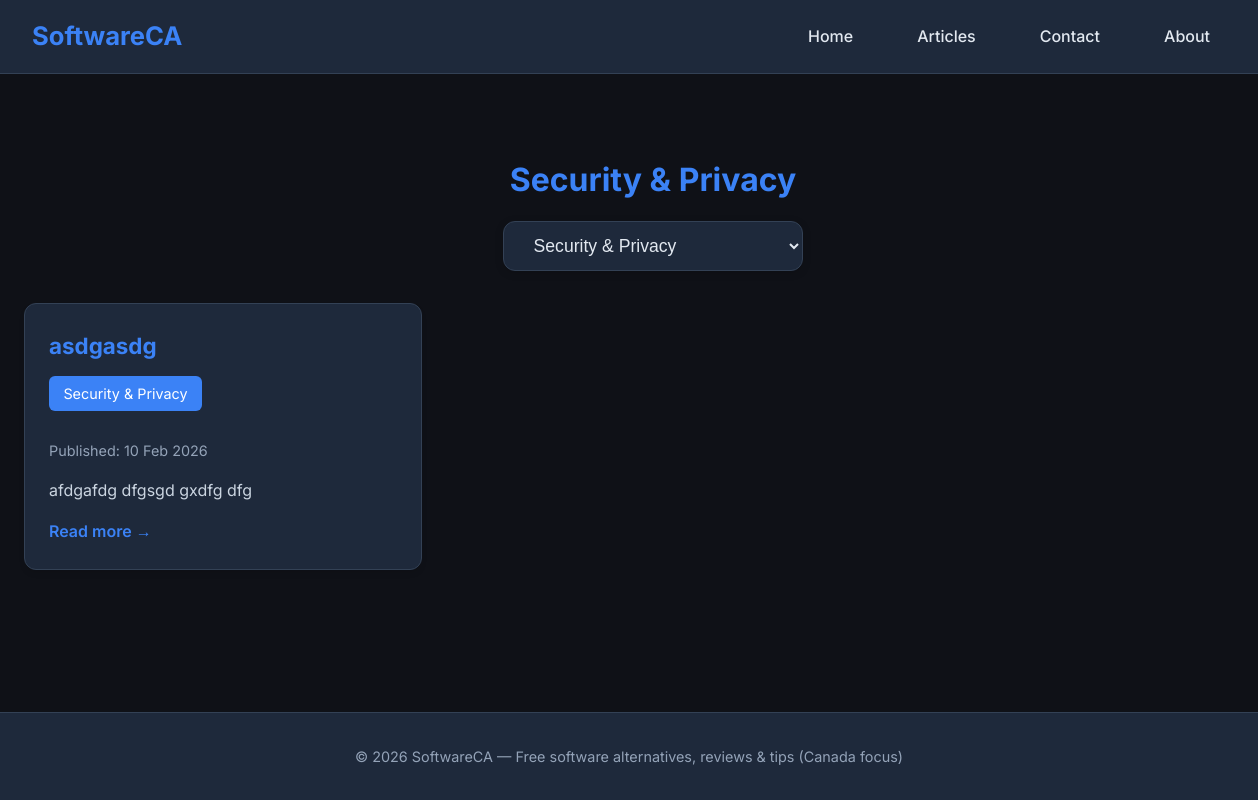
/category/security-privacy/, run on the app's committed database.
### content/models.py (models this page shows, shortened)
class Category(models.Model):
    name = models.CharField(max_length=100, unique=True)
    slug = models.SlugField(max_length=100, unique=True, blank=True)
    description = models.TextField(blank=True)
    class Meta:
        verbose_name_plural = "categories"
        ordering = ['name']

class Article(models.Model):
    title = models.CharField(max_length=200)
    slug = models.SlugField(max_length=200, unique=True, blank=True)
    content = RichTextField()
    pub_date = models.DateTimeField(default=timezone.now)
    updated_at = models.DateTimeField(auto_now=True)
    is_published = models.BooleanField(default=True)
    category = models.ForeignKey(
        Category,
        on_delete=models.SET_NULL,
        null=True,
        blank=True,
        related_name='articles'
    )
    class Meta:
        ordering = ['-pub_date']  # newest first

### content/views.py (the view)
# urls.py: path('category/<slug:slug>/', category_detail, name='category_detail'),
def category_detail(request, slug):
    category = get_object_or_404(Category, slug=slug)
    articles = Article.objects.filter(
        is_published=True,
        category=category
    ).order_by('-pub_date')
    categories = Category.objects.all()
    context = {
        'category': category,
        'articles': articles,
        'categories': categories,
        'selected_category': slug,
    }
    return render(request, 'category_detail.html', context)

### templates/category_detail.html (shortened to what this page needs)
{% extends 'base.html' %}
{% block content %}
    <div style="text-align: center; margin: 3rem 0 2rem;">
        <h1 style="margin-bottom: 1rem; color: var(--accent);">
            {{ category.name }}
        </h1>
        <form method="get">
            <select name="category" onchange="this.form.submit()"
                    style="padding: 0.8rem 1.6rem; font-size: 1.1rem; border-radius: 12px; border: 1px solid var(--border); background: var(--card); color: var(--text); cursor: pointer; min-width: 300px; box-shadow: 0 2px 8px rgba(0,0,0,0.15);">
                {% for cat in categories %}
                    <option value="{{ cat.slug }}" {% if selected_category == cat.slug %}selected{% endif %}>
                        {{ cat.name }}
                    </option>
                {% endfor %}
            </select>
        </form>
    </div>
    <div class="articles">
        {% for article in articles %}
            <div class="article-card">
                <div class="article-content">
                    <h2 class="article-title">{{ article.title }}</h2>
                    <span style="background: var(--accent); color: white; padding: 0.4rem 0.9rem; border-radius: 6px; font-size: 0.9rem; display: inline-block; margin-bottom: 0.8rem;">
                        {{ category.name }}
                    </span>
                    <p class="article-date">Published: {{ article.pub_date|date:"d M Y" }}</p>
                    <p class="article-excerpt">{{ article.content|striptags|truncatewords:40 }}</p>
                    <a href="{% url 'article_detail' slug=article.slug %}" class="read-more">Read more →</a>
                </div>
            </div>
        {% empty %}
            <p style="grid-column: 1 / -1; text-align: center; color: #94a3b8; font-size: 1.1rem;">
                No articles in {{ category.name }} yet — check back soon!
            </p>
        {% endfor %}
    </div>
{% endblock %}

### templates/base.html (style rules this page uses)
:root { --bg: #0f1117; --text: #e2e8f0; --accent: #3b82f6; --card: #1e293b; --border: #334155; }
body { margin: 0; font-family: 'Inter', system-ui, sans-serif; background: var(--bg); color: var(--text); line-height: 1.6; min-height: 100vh; display: flex; flex-direction: column; }
.articles { display: grid; grid-template-columns: repeat(auto-fill, minmax(380px, 1fr)); gap: 2rem; }
.article-card { background: var(--card); border-radius: 12px; overflow: hidden; border: 1px solid var(--border); transition: all 0.3s ease; box-shadow: 0 4px 6px -1px rgba(0,0,0,0.1); }
.article-content { padding: 1.5rem; }
.article-title { margin: 0 0 0.75rem; font-size: 1.4rem; color: var(--accent); }
.article-date { color: #94a3b8; font-size: 0.9rem; margin-bottom: 1rem; }
.article-excerpt { color: #cbd5e1; margin-bottom: 1rem; }
.read-more { color: var(--accent); text-decoration: none; font-weight: 600; }

### data on the page
Category: name "Security & Privacy"
Article: title "asdgasdg", pub_date "10 Feb 2026", content "afdgafdg dfgsgd gxdfg dfg"

### other printed values
form field category "Security & Privacy"
